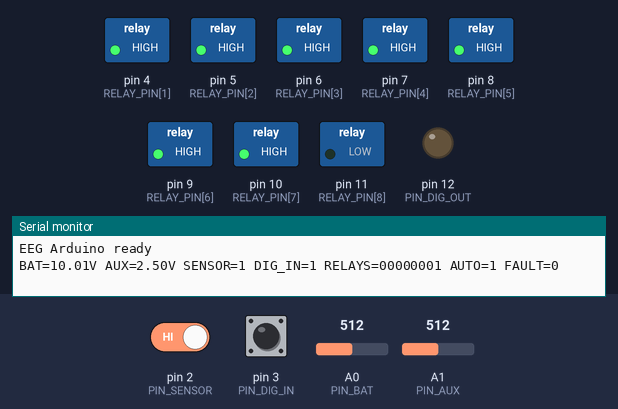
Simulated run of this sketch. Board: Arduino Uno, built with avr-gcc and run on an emulated ATmega328P. On the bench: switched loads named in the sketch (green lamp = pin HIGH), output pins drawn as LEDs (lit = HIGH), the last lines printed to the serial monitor. The test bench sets the inputs (shaded band); at power-on: pin 2 (PIN_SENSOR) HIGH, A0 (PIN_BAT) = 512, pin 3 (PIN_DIG_IN) HIGH, A1 (PIN_AUX) = 512.

Above: at 1.2 s.
1.3 s: pin 2 (PIN_SENSOR) driven LOW
At 2.2 s:
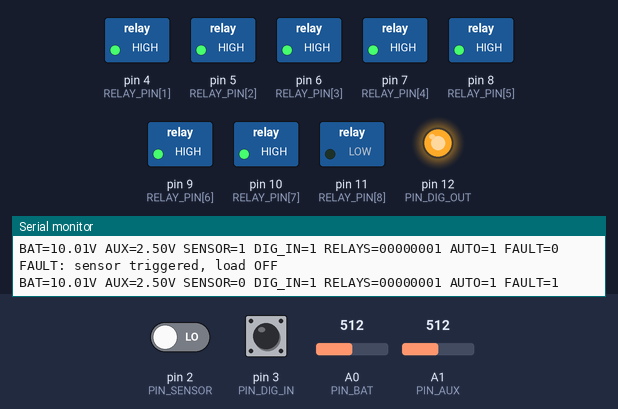
2.8 s: A0 (PIN_BAT) set to 661
4.3 s: A0 (PIN_BAT) set to 686
At 5.8 s:
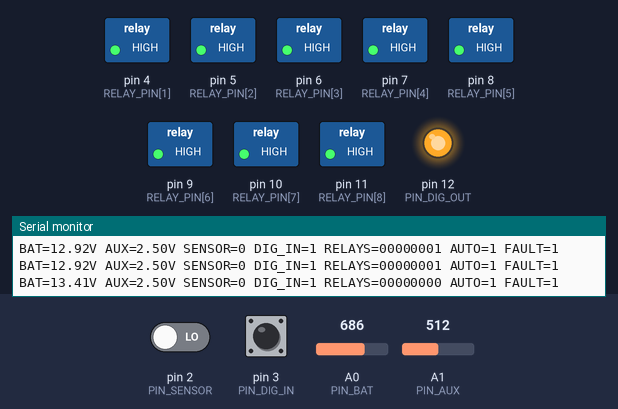
Timing chart, 0 to 7.3 s (numbered marks = the images above; inputs shaded):
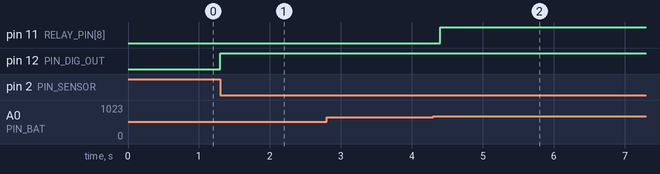

The sketch:

sketch_nov9a.ino
```cpp
/*
  Emergency Electric Generator (EEG) - Arduino UNO block
  Board: Arduino UNO

  Diagram arrows handled here:
    SENSOR INPUT  -> MCU   D2  (digital sensor, LOW = triggered)
    ANALOG INPUT  -> MCU   A0  (battery voltage through 4:1 divider), A1 (aux, 0-5V direct)
    DIGITAL       <-> MCU  D3  (button, LOW = pressed), D12 (status LED / alarm)
    COMMUNICATE   <-> MCU  USB Serial 9600 baud (text commands)
    MCU -> RELAY CONTROLLER 8 UNITS: D4..D11 = relay 1..8
        relay 5 -> SW -> LOAD,  relay 8 -> BATTERY CHARGER
    POWER RESOURCE 12V -> MCU: feed 12V to VIN (not the 5V pin). No code needed.

  Serial commands (9600 baud, end with Enter / newline):
    STATUS        print readings and relay states
    R<n> <0|1>    set relay n (1-8), e.g.  R5 1   (R8 switches charger to manual)
    ALL 0         all relays OFF (charger switches to manual)
    AUTO <0|1>    1 = battery auto-charge control, 0 = manual
    OUT <0|1>     D12 output
    RESET         clear the sensor fault (only when the sensor is released)
*/

#include <Arduino.h>
#include <stdio.h>
#include <string.h>

// ======================= PIN MAP (edit to match your wiring) =======================
const uint8_t PIN_SENSOR  = 2;    // SENSOR INPUT
const uint8_t PIN_DIG_IN  = 3;    // DIGITAL in (button)
const uint8_t PIN_DIG_OUT = 12;   // DIGITAL out (LED)
const uint8_t PIN_BAT     = A0;   // ANALOG INPUT 1 (battery via divider)
const uint8_t PIN_AUX     = A1;   // ANALOG INPUT 2 (0-5V only)

// Relay number 1..8 -> Arduino pin. Index 0 is unused. Do not use D0/D1 (Serial).
const uint8_t RELAY_PIN[9] = {0, 4, 5, 6, 7, 8, 9, 10, 11};
const uint8_t RELAY_LOAD    = 5;  // relay NUMBER (1-8) to SW -> LOAD
const uint8_t RELAY_CHARGER = 8;  // relay NUMBER (1-8) to BATTERY CHARGER

// ======================= SETTINGS =======================
const bool  RELAY_ACTIVE_LOW = true;   // most relay modules: LOW = ON. false if yours is HIGH = ON
const uint8_t SENSOR_ACTIVE  = LOW;    // level that means "sensor triggered"
const uint8_t BTN_ACTIVE     = LOW;    // level that means "button pressed"
const bool  SENSOR_LATCH     = true;   // true: fault stays until RESET; false: clears when sensor releases

const float ADC_REF      = 5.0;        // Arduino supply voltage (measure your 5V and edit for accuracy)
const float DIVIDER_BAT  = 4.0;        // (100k*3 + 100k) / 100k. Calibrate with a multimeter.
const float DIVIDER_AUX  = 1.0;        // A1 direct, no divider

const float BAT_ON_V        = 12.0;    // charger ON  below this voltage
const float BAT_OFF_V       = 13.2;    // charger OFF at/above this voltage (adjust to battery type)
const float BAT_VALID_MIN_V = 3.0;     // below this = divider/wiring problem, charger forced OFF

const unsigned long BAT_READ_MS = 200;
const unsigned long REPORT_MS   = 1000;
const unsigned long DEBOUNCE_MS = 50;
const uint8_t ADC_SAMPLES       = 16;  // averaging (divider source resistance is high)

// ======================= STATE =======================
bool  relayOn[9]   = {false};
bool  autoCharger  = true;
bool  sensorFault  = false;
float batV         = 0.0;
unsigned long lastBatRead = 0;
unsigned long lastReport  = 0;

const uint8_t RX_MAX = 24;
char    rxBuf[RX_MAX];
uint8_t rxLen = 0;
bool    rxOverflow = false;

// ======================= HELPERS =======================
// n = relay number 1..8
void setRelay(uint8_t n, bool on) {
  if (n < 1 || n > 8) return;
  relayOn[n] = on;
  digitalWrite(RELAY_PIN[n], (on != RELAY_ACTIVE_LOW) ? HIGH : LOW);
}

float readVolt(uint8_t pin, float divider) {
  analogRead(pin);                       // throw away first sample after mux switch
  uint32_t sum = 0;
  for (uint8_t i = 0; i < ADC_SAMPLES; i++) sum += analogRead(pin);
  return ((float)sum / ADC_SAMPLES) * (ADC_REF / 1023.0) * divider;
}

// Load relay (relay 5): refuse to turn ON while the sensor fault is active
bool requestLoad(bool on) {
  if (on && sensorFault) {
    Serial.println(F("DENIED: fault active (release sensor, then send RESET)"));
    return false;
  }
  setRelay(RELAY_LOAD, on);
  return true;
}

void printStatus() {
  Serial.print(F("BAT="));    Serial.print(batV, 2);
  Serial.print(F("V AUX="));  Serial.print(readVolt(PIN_AUX, DIVIDER_AUX), 2);
  Serial.print(F("V SENSOR=")); Serial.print(digitalRead(PIN_SENSOR));
  Serial.print(F(" DIG_IN="));  Serial.print(digitalRead(PIN_DIG_IN));
  Serial.print(F(" RELAYS="));
  for (uint8_t n = 1; n <= 8; n++) Serial.print(relayOn[n] ? '1' : '0');
  Serial.print(F(" AUTO="));   Serial.print(autoCharger ? 1 : 0);
  Serial.print(F(" FAULT="));  Serial.println(sensorFault ? 1 : 0);
}

// ======================= COMMUNICATE =======================
void handleCommand(char *s) {
  for (char *p = s; *p; p++) if (*p >= 'a' && *p <= 'z') *p -= 32;   // to upper case
  int n, v;

  if (strcmp(s, "STATUS") == 0) {
    printStatus();
  } else if (strcmp(s, "RESET") == 0) {
    if (digitalRead(PIN_SENSOR) == SENSOR_ACTIVE) {
      Serial.println(F("DENIED: sensor still active"));
    } else {
      sensorFault = false;
      digitalWrite(PIN_DIG_OUT, LOW);
      Serial.println(F("OK"));
    }
  } else if (sscanf(s, "R%d %d", &n, &v) == 2 && n >= 1 && n <= 8 && (v == 0 || v == 1)) {
    if (n == RELAY_CHARGER) autoCharger = false;        // manual command overrides auto control
    if (n == RELAY_LOAD) { if (requestLoad(v == 1)) Serial.println(F("OK")); }
    else { setRelay((uint8_t)n, v == 1); Serial.println(F("OK")); }
  } else if (sscanf(s, "ALL %d", &v) == 1 && v == 0) {
    for (uint8_t i = 1; i <= 8; i++) setRelay(i, false);
    autoCharger = false;
    Serial.println(F("OK"));
  } else if (sscanf(s, "AUTO %d", &v) == 1 && (v == 0 || v == 1)) {
    autoCharger = (v == 1);
    Serial.println(F("OK"));
  } else if (sscanf(s, "OUT %d", &v) == 1 && (v == 0 || v == 1)) {
    digitalWrite(PIN_DIG_OUT, v ? HIGH : LOW);
    Serial.println(F("OK"));
  } else {
    Serial.println(F("ERR"));
  }
}

void readSerial() {
  while (Serial.available()) {
    char c = (char)Serial.read();
    if (c == '\n' || c == '\r') {
      if (rxOverflow) { Serial.println(F("ERR")); rxOverflow = false; rxLen = 0; }
      else if (rxLen > 0) { rxBuf[rxLen] = 0; handleCommand(rxBuf); rxLen = 0; }
    } else if (rxLen < RX_MAX - 1) {
      rxBuf[rxLen++] = c;
    } else {
      rxOverflow = true;
    }
  }
}

// ======================= SENSOR INPUT =======================
void handleSensor() {
  bool trig = (digitalRead(PIN_SENSOR) == SENSOR_ACTIVE);
  if (trig && !sensorFault) {
    sensorFault = true;
    setRelay(RELAY_LOAD, false);
    digitalWrite(PIN_DIG_OUT, HIGH);
    Serial.println(F("FAULT: sensor triggered, load OFF"));
  } else if (!SENSOR_LATCH && !trig && sensorFault) {
    sensorFault = false;
    digitalWrite(PIN_DIG_OUT, LOW);
    Serial.println(F("FAULT cleared"));
  }
}

// ======================= DIGITAL INPUT (button, debounced) =======================
void handleButton() {
  static uint8_t lastRaw = HIGH, stable = HIGH;
  static unsigned long tChange = 0;
  uint8_t raw = digitalRead(PIN_DIG_IN);
  if (raw != lastRaw) { lastRaw = raw; tChange = millis(); }
  if (stable != lastRaw && (millis() - tChange) >= DEBOUNCE_MS) {
    stable = lastRaw;
    if (stable == BTN_ACTIVE) requestLoad(!relayOn[RELAY_LOAD]);   // press = toggle load
  }
}

// ======================= ANALOG INPUT (battery -> relay 8) =======================
void handleBattery() {
  unsigned long now = millis();
  if (now - lastBatRead < BAT_READ_MS) return;
  lastBatRead = now;
  batV = readVolt(PIN_BAT, DIVIDER_BAT);
  if (!autoCharger) return;

  if (batV < BAT_VALID_MIN_V) {
    setRelay(RELAY_CHARGER, false);                // reading invalid -> never charge blindly
  } else if (batV < BAT_ON_V) {
    setRelay(RELAY_CHARGER, true);
  } else if (batV >= BAT_OFF_V) {
    setRelay(RELAY_CHARGER, false);
  }                                                // in between: keep previous state (hysteresis)
}

// ======================= MAIN =======================
void setup() {
  Serial.begin(9600);

  for (uint8_t n = 1; n <= 8; n++) {               // set OFF level first, then make it an output
    digitalWrite(RELAY_PIN[n], RELAY_ACTIVE_LOW ? HIGH : LOW);
    pinMode(RELAY_PIN[n], OUTPUT);
    relayOn[n] = false;
  }
  pinMode(PIN_SENSOR, INPUT_PULLUP);
  pinMode(PIN_DIG_IN, INPUT_PULLUP);
  digitalWrite(PIN_DIG_OUT, LOW);
  pinMode(PIN_DIG_OUT, OUTPUT);

  lastBatRead = millis() - BAT_READ_MS;            // read battery on the first loop
  lastReport  = millis();
  Serial.println(F("EEG Arduino ready"));
}

void loop() {
  readSerial();
  handleSensor();
  handleButton();
  handleBattery();

  if (millis() - lastReport >= REPORT_MS) {
    lastReport = millis();
    printStatus();
  }
}
```

Measured:
- the behaviour switches between 675 and 676 on A0 (PIN_BAT) (found by bisection; images 1 and 2)
- after the input at 1.3 s, pin 12 (PIN_DIG_OUT): LOW → HIGH at once
- after the input at 4.3 s, pin 11 (RELAY_PIN[8]): LOW → HIGH after 0.10 s
